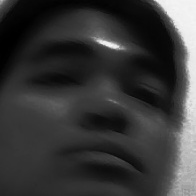
#> input picture src/main/face_recog/datasets/100/User.100.0.jpg, 196 x 196 px, given in place of the camera
$ python take_photo.py datasets/100/User.100.0.jpg datasets/100/User.100.0.jpg
#> lines starting #> are read from the running program, lines starting #| are printed output that depends on the picture; after the words box and inside, x2 and y2 are one past the last pixel; in counts of white or black regions, pixels touching at a corner belong together
import cv2
import os
import sys
import time

def setup_paths():
    """
    Sets up necessary file paths and downloads required files if needed.

    Returns:
        dict: Dictionary containing all the important paths
    """
    script_dir = os.path.dirname(os.path.abspath(__file__))

    paths = {
        "script_dir": script_dir,
        "dataset_path": os.path.join(script_dir, 'datasets'),
        "cascade_path": os.path.join(script_dir, 'haarcascade_frontalface_default.xml')
    }

    if not os.path.exists(paths["cascade_path"]):
        print(f"Error: Cascade file not found. Downloading it now...")
        import urllib.request
        url = "https://raw.githubusercontent.com/opencv/opencv/master/data/haarcascades/haarcascade_frontalface_default.xml"
        urllib.request.urlretrieve(url, paths["cascade_path"])
        print(f"Downloaded face detection file successfully!")

    os.makedirs(paths["dataset_path"], exist_ok=True)

    return paths

def initialize_camera():
    """
    Sets up and initializes the camera.

    Returns:
        VideoCapture: Initialized camera object
    """
    cam = cv2.VideoCapture(0)
    cam.set(3, 640)  # Width
    cam.set(4, 480)  # Height
    return cam

def detect_faces(image, face_detector):
    """
    Detects faces in an image with improved parameters.

    Args:
        image: Image to detect faces in
        face_detector: OpenCV face detector

    Returns:
        tuple: Grayscale image and detected faces
    """
    gray = cv2.cvtColor(image, cv2.COLOR_BGR2GRAY)

    gray = cv2.equalizeHist(gray)

    faces = face_detector.detectMultiScale(
        gray,
        scaleFactor=1.1,
        minNeighbors=4,
        minSize=(30, 30)
    )

    return gray, faces

def save_face_image(gray, x, y, w, h, user_path, user_id, count):
    """
    Saves a detected face image to the user's directory.

    Args:
        gray: Grayscale image
        x, y, w, h: Face coordinates and dimensions
        user_path: Path to save the image
        user_id: ID of the user
        count: Current image count

    Returns:
        str: Path where the image was saved
    """
    face_roi = gray[y:y+h, x:x+w]

    file_path = os.path.join(user_path, f"User.{user_id}.{count}.jpg")
    cv2.imwrite(file_path, face_roi)

    return file_path

def create_user_info(user_path, user_id, user_name, count):
    """
    Creates an info file with user details.

    Args:
        user_path: Path to the user's directory
        user_id: ID of the user
        user_name: Name of the user
        count: Number of photos taken
    """
    with open(os.path.join(user_path, "info.txt"), "w") as f:
        f.write(f"Name: {user_name if user_name else 'User '+str(user_id)}\n")
        f.write(f"ID: {user_id}\n")
        f.write(f"Date: {time.strftime('%Y-%m-%d %H:%M:%S')}\n")
        f.write(f"Photos: {count}\n")

def take_photos(user_id, user_name=None):
    """
    Captures photos for a user with improved quality for better recognition.

    This function:
    1. Opens your camera
    2. Looks for your face
    3. Takes multiple photos of your face from different angles
    4. Saves these photos to use for recognizing you later

    Args:
        user_id (str): The ID of the user
        user_name (str, optional): The name of the user
    """
#> called with user_id = 'datasets/100/User.100.0.jpg', user_name = 'datasets/100/User.100.0.jpg'
    paths = setup_paths()

    face_detector = cv2.CascadeClassifier(paths["cascade_path"])
    if face_detector.empty():
        print(f"Error: Failed to load face detector")
        return False

    user_path = os.path.join(paths["dataset_path"], str(user_id))
    os.makedirs(user_path, exist_ok=True)

    cam = initialize_camera()

    if user_name:
        print(f"Starting photo capture for User ID: {user_id} ({user_name})")
    else:
        print(f"Starting photo capture for User ID: {user_id}")

    max_photos = 50
    min_face_size = 100
    count = 0

    print(f"Will capture {max_photos} photos automatically")
    print("Move your face slowly in different angles for better recognition")

    print("Preparing camera... Starting in 3 seconds")
    for i in range(3, 0, -1):
        print(f"{i}...")
        time.sleep(1)

    try:
        while True:
            ret, img = cam.read()
#> img is the input picture: shape (196, 196, 3); min 0, max 250, mean 55.7
            if not ret:
                print("Failed to grab frame")
                break

            height, width, _ = img.shape
#> height = 196; width = 196

            gray, faces = detect_faces(img, face_detector)
#> in detect_faces, `gray = cv2.equalizeHist(gray)`:
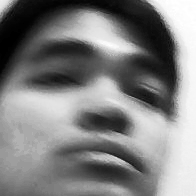
#> gray: shape (196, 196); min 0, max 255, mean 128.2
#> in detect_faces, `faces = face_detector.detectMultiScale( gray, scaleFactor=1.1, minNeig..`: faces = ()
#> faces = ()

            for (x, y, w, h) in faces:
                face_quality = "Good" if w >= min_face_size else "Too small"
                quality_color = (0, 255, 0) if face_quality == "Good" else (0, 0, 255)

                cv2.rectangle(img, (x, y), (x+w, y+h), quality_color, 2)
                cv2.putText(img, face_quality, (x, y-10), cv2.FONT_HERSHEY_SIMPLEX, 0.5, quality_color, 2)

                if count < max_photos and face_quality == "Good":
                    save_face_image(gray, x, y, w, h, user_path, user_id, count)
                    print(f"Saved image {count+1}/{max_photos}")
                    count += 1
                    time.sleep(0.2)
#> this loop made 0 passes
#> after the loop, count = 0

            cv2.putText(img, "Move your face slowly in different angles", (10, 30),
                        cv2.FONT_HERSHEY_SIMPLEX, 0.7, (0, 255, 0), 2)
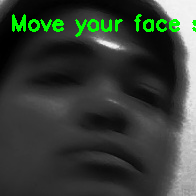
#> img: shape (196, 196, 3); 2.9% of pixels changed, all inside (x1, y1, x2, y2) = (12, 14, 196, 37)

            count_text = f"Photos: {count}/{max_photos}"
#> count_text = 'Photos: 0/50'
            text_size = cv2.getTextSize(count_text, cv2.FONT_HERSHEY_SIMPLEX, 1, 2)[0]
#> text_size = (217, 22)
            text_x = (width - text_size[0]) // 2
#> text_x = -11
            text_y = height - 20
#> text_y = 176

            overlay = img.copy()
            cv2.rectangle(overlay, (text_x - 10, text_y - text_size[1] - 10),
                          (text_x + text_size[0] + 10, text_y + 10), (0, 0, 0), -1)
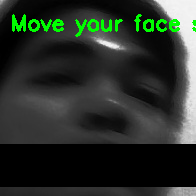
#> overlay: shape (196, 196, 3); mean B, G, R 41.5, 48.9, 41.5
            cv2.addWeighted(overlay, 0.5, img, 0.5, 0, img)
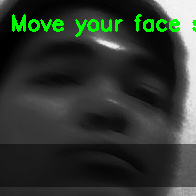
#> img: shape (196, 196, 3); mean B, G, R 47.9, 55.3, 47.9

            cv2.putText(img, count_text, (text_x, text_y),
                        cv2.FONT_HERSHEY_SIMPLEX, 1, (255, 255, 255), 2)
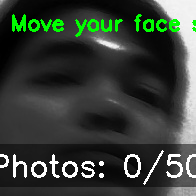
#> img: shape (196, 196, 3); 3.23% of pixels changed, all inside (x1, y1, x2, y2) = (0, 150, 196, 185)

            cv2.imshow('Camera', img)

            if count >= max_photos:
                print("Photo capture complete!")
                break

            k = cv2.waitKey(100) & 0xff
#> (key Esc is pressed here)
            if k == 27:
                print("Capture canceled by user")
                break

    except Exception as e:
        print(f"Error during photo capture: {str(e)}")

    finally:
        cam.release()
        cv2.destroyAllWindows()

        if os.path.exists(user_path):
            create_user_info(user_path, user_id, user_name, count)

        print(f"Captured {count} photos for user {user_id}")
#| Captured 0 photos for user datasets/100/User.100.0.jpg
        return count > 0

if __name__ == "__main__":
    if len(sys.argv) < 2:
        print("Usage: python take_photos.py <user_id> [user_name]")
        sys.exit(1)

    user_id = sys.argv[1]
    user_name = sys.argv[2] if len(sys.argv) > 2 else None

    take_photos(user_id, user_name)

$ run again, on src/main/face_recog/datasets/100/User.100.1.jpg
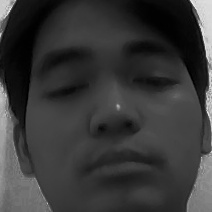
#> input picture src/main/face_recog/datasets/100/User.100.1.jpg, 212 x 212 px, given in place of the camera
#> in take_photos, img is the input picture: shape (212, 212, 3); min 0, max 237, mean 56.1
#> in detect_faces, `faces = face_detector.detectMultiScale( gray, scaleFactor=1.1, minNeig..`: faces = [[14, 12, 189, 189]]
#> the loop in take_photos, `for (x, y, w, h) in faces:` made 1 pass
#> (x, y, w, h, face_quality, quality_color, count) on pass 1: (14, 12, 189, 189, 'Good', (0, 255, 0), 1)
#> (printed output is left out)
#> after the loop in take_photos, `for (x, y, w, h) in faces:`:
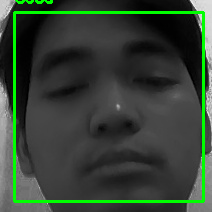
#> img: shape (212, 212, 3); 5.27% of pixels changed, all inside (x1, y1, x2, y2) = (13, 0, 205, 203)
#> after the loop in take_photos, `for (x, y, w, h) in faces:`: count = 1
#> count_text = 'Photos: 1/50'
#> text_size = (217, 22)
#> text_x = -3
#> in take_photos, `cv2.putText(img, count_text, (text_x, text_y), cv2.FONT_HERSHEY_SIMPLE..`:
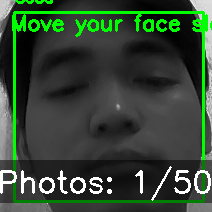
#> img: shape (212, 212, 3); mean B, G, R 52.2, 69.9, 52.2
#| Captured 1 photos for user datasets/100/User.100.1.jpg

$ run again, on src/main/face_recog/datasets/100/User.100.10.jpg
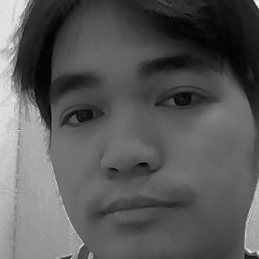
#> input picture src/main/face_recog/datasets/100/User.100.10.jpg, 259 x 259 px, given in place of the camera
#> in take_photos, img is the input picture: shape (259, 259, 3); min 1, max 248, mean 89.7
#> in detect_faces, `faces = face_detector.detectMultiScale( gray, scaleFactor=1.1, minNeig..`: faces = [[14, 19, 222, 222]]
#> the loop in take_photos, `for (x, y, w, h) in faces:` made 1 pass
#> (x, y, w, h, face_quality, quality_color, count) on pass 1: (14, 19, 222, 222, 'Good', (0, 255, 0), 1)
#> (printed output is left out)
#> after the loop in take_photos, `for (x, y, w, h) in faces:`:
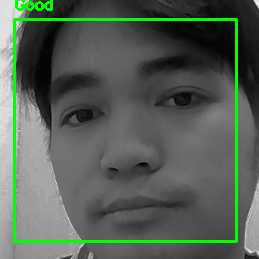
#> img: shape (259, 259, 3); 4.36% of pixels changed, all inside (x1, y1, x2, y2) = (13, 0, 238, 243)
#> after the loop in take_photos, `for (x, y, w, h) in faces:`: count = 1
#> count_text = 'Photos: 1/50'
#> text_size = (217, 22)
#> text_x = 21
#> overlay: shape (259, 259, 3); mean B, G, R 70.3, 83.2, 70.3
#> in take_photos, `cv2.putText(img, count_text, (text_x, text_y), cv2.FONT_HERSHEY_SIMPLE..`:
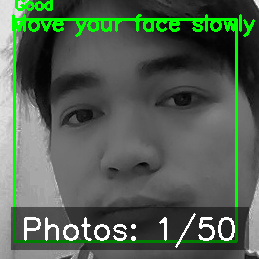
#> img: shape (259, 259, 3); mean B, G, R 81.4, 95.9, 81.4
#| Captured 1 photos for user datasets/100/User.100.10.jpg
